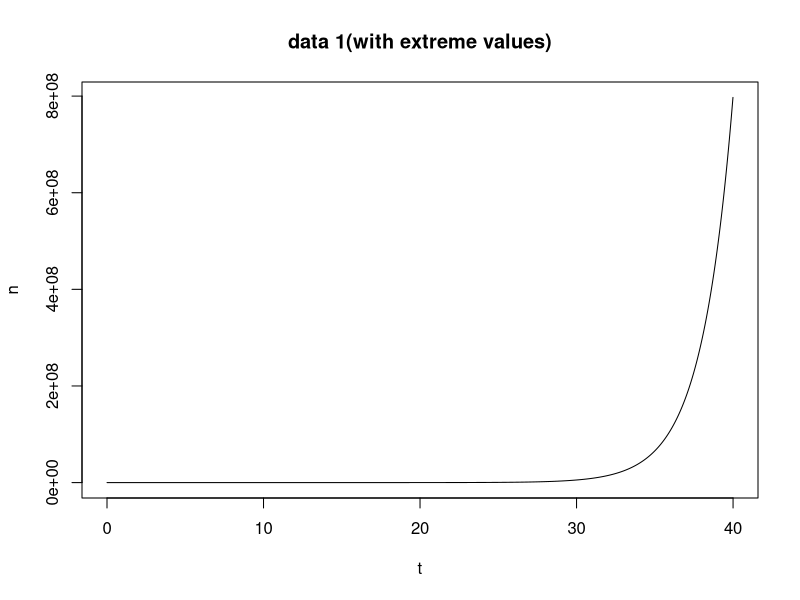
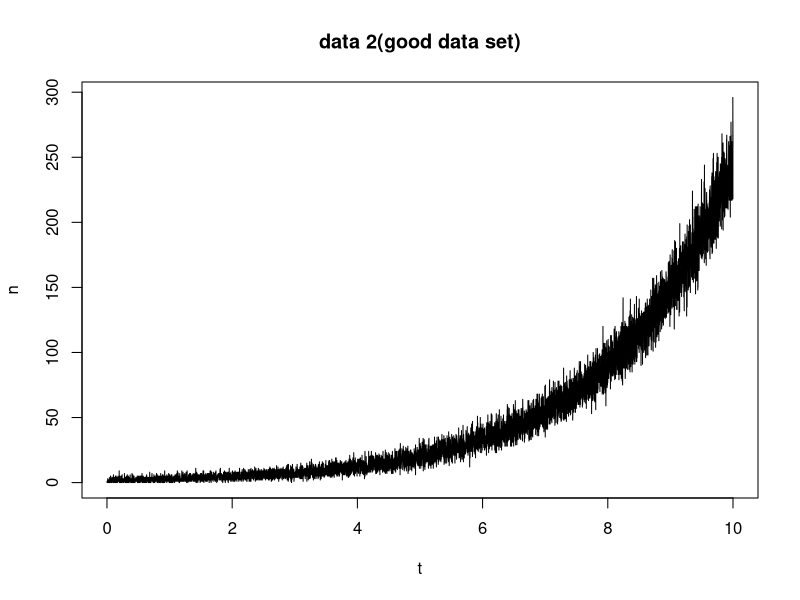

The R script that drew these images, in order:
## ---- chunk 1
knitr::opts_chunk$set(echo = TRUE)
## ---- chunk 2
# function to compute -log likelihood, -score and information.
# b=parameters, t=times, n=the number of decays
lik_score_info <- function(b,t,n) {
  lambda <- exp(b[1]+b[2]*t)
  l <- -sum((b[1]+b[2]*t)*n-lambda) #-log(factorial(n))
  s <- -c(sum(n-lambda),sum(t*(n-lambda)))
  v <- matrix(c(sum(lambda),sum(lambda*t),0,sum(lambda*t*t)),2,2)
  v[1,2] <- v[2,1]
  list(neg.loglik=l,neg.score=s,inf=v)
}

# finding MLE with newton-raphson method
mle_nr <- function(b0, no_iter, t, n, debug=FALSE)
{
  result_nr <- matrix(0,no_iter+1, 3)
  colnames(result_nr) <- c('a','b','neg_loglike')
  result_nr[1,] <- c(b0, 0)
  for( i in 1:no_iter + 1)
  {
    q <- lik_score_info(result_nr[i-1,1:2],t,n)
    result_nr[i,1:2] <- result_nr[i-1,1:2] - solve(q$inf,q$neg.score)
    result_nr[i-1,3] <- q$neg.loglik
    if(debug) print(result_nr[i-1,])
  }
  result_nr[-(no_iter+1),]
}
## ---- chunk 3
# generate a data set
# b=parameters; m=the number of data points
# gen_data1 generating data with very big values for n
# converge to something other than global maximum
gen_data1 <- function(b,m)
{
  t <- sort(runif(m,0,40))  
  lambda <- exp(b[1]+b[2]*t)
  n <- rpois(m,lambda)
  plot (t, n, type = "l", main = "data 1(with extreme values)")
  list(t=t,n=n)
}

# take a=0.5, b=0.5 for example
data1 <- gen_data1(c(0.5,0.5),10000)
# using self-programmed newton method using data1
# converge to something other than global maximum
mle1 <- mle_nr( c(1,1), 15, data1$t, data1$n)
mle1 

# gen_data2 generating data with reasonable values for n
# converge to global maximum
gen_data2 <- function(b,m)
{
  t <- sort(runif(m,0,10))  
  lambda <- exp(b[1]+b[2]*t)
  n <- rpois(m,lambda)
  plot (t, n, type = "l", main = "data 2(good data set)")
  list(t=t,n=n)
}

data2 <- gen_data2(c(0.5,0.5),10000)
# using self-programmed newton method using data2
# converge to global maximum
mle2 <- mle_nr( c(1,1), 15, data2$t, data2$n)
mle2 
## ---- chunk 4
obs.inf <- lik_score_info(mle2[15,1:2], data2$t, data2$n)$inf
cov.matrix <- solve(obs.inf); cov.matrix
## standard errors for a and b
se <- sqrt(diag(cov.matrix)); se
## ---- chunk 5
# use R built-in function nlm to find MLE
# drop constant 
neg_loglike <- function(b,t,n)
{
  lambda <- exp(b[1]+b[2]*t)
  -sum((b[1]+b[2]*t)*n-lambda)
}

# using data1, good initial values converges to global maximum 
nlm (neg_loglike, c(0.45, 0.55) , t = data1$t, n = data1$n, hessian = T)
# using data1, bad initial values causing problem
nlm (neg_loglike, c(1, 1) , t = data1$t, n = data1$n, hessian = T)

# using data2, good initial values converges to global maximum
nlm (neg_loglike, c(0.2, 0.8) , t = data2$t, n = data2$n, hessian = T) -> mle_nlm; mle_nlm
# using data2, bad initial values causing problem
nlm (neg_loglike, c(1, 2) , t = data2$t, n = data2$n, hessian = T)

# find MLE standard errors using hessian of negative log likelihood from nlm
se.nlm <- sqrt (diag (solve(mle_nlm$hessian)))
# compare MLE and standard errors based on N-R function and built in function nlm
# se.nlm and se(based on observed information)
compare1 <- data.frame(rbind(mle2[15,1:2],mle_nlm$estimate,se,se.nlm),
                row.names = c("mle_nr","mle_nlm","se_nr","se_nlm"))
colnames(compare1) <- c("a","b")
compare1
## ---- chunk 6
library(truncnorm)
loglike <- function(mu,sigma,y)
{
  sum(log(pnorm((y+1-mu)/sigma) - pnorm((y-mu)/sigma)))
}
# The function below finds the maximum likelihood estimate for mu, sigma given
# the data, using the EM algorithm started from the specified guess at mu0 and 
# sigma (default being the mean and standard deviation of y), run for the
# specified number of iterations (default 15).  The log likelihood is printed 
# at each iteration.  It should never decrease.
# Z is missed data
# y is observed integer part of Z
# m is the number of sample size from truncnorm
EM.truncnorm <- function (m, y, mu0=mean(y), sigma0=sqrt(var(y)), iterations=15)
{
  # Set initial guess, and print it and its log likelihood.
  n <- length(y)
  mu <- mu0
  sigma <- sigma0
  cat (0, mu, sigma, loglike(mu,sigma,y), "\n")
  
  # Do EM iterations.
  for (i in 1:iterations)
  {
    # The E step: For this model, draw samples from a truncated normal distribution 
    # to approximate the expectation of Z and Z^2, denoted by EZ and EZ2 respectively
    EZ <- rep(0,n) 
    for (j in 1:n) {
      EZ[j] <- mean(rtruncnorm(m, a=y[j], b=y[j]+1, mean = mu, sd = sigma))
      sum.EZ <- sum(EZ)
    }
    
    EZ2 <- rep(0,n) 
    for (j in 1:n) {
      EZ2[j] <- mean(rtruncnorm(m, a=y[j], b=y[j]+1, mean = mu, sd = sigma)^2)
      sum.EZ2 <- sum(EZ2)
    }
    
    # The M step: Find the mu and sigma that maximizes the log likelihood
    # with unobserved data filled in according to the distribution found in
    # the E step.
    mu <- sum.EZ/n
    sigma <- sqrt((sum.EZ2 - 2*mu*sum.EZ + n*mu^2)/(n)) 
    
    # Print the new guess and its log likelihood.
    cat (i, mu, sigma, loglike(mu,sigma,y), "\n")
  }
  
  # Return the values for mu and sigma from the final EM iteration.
  list(mu=mu, sigma=sigma)
}
## ---- chunk 7
#data set 1
Z1 <- rnorm(100,0,2)
y1 <- floor(Z1)
EM1 <- EM.truncnorm(m=100, y1);EM1
#data set 2
Z2 <- rnorm(100,0,2)
y2 <- floor(Z2)
EM2 <- EM.truncnorm(m=1000, y2);EM2
#data set 3
Z3 <- rnorm(1000,0,2)
y3 <- floor(Z3)
EM3 <- EM.truncnorm(m=100, y3);EM3
#data set 4
Z4 <- rnorm(5000,6,4)
y4 <- floor(Z4)
EM4 <- EM.truncnorm(m=1000, y4);EM4
#data set 5
Z5 <- rnorm(10000,-5,5)
y5 <- floor(Z5)
EM5 <- EM.truncnorm(m=1000, y5);EM5
## ---- chunk 8
##use R built-in function nlm to find MLE
neg_loglike <- function(b,y)
{
  -sum(log(pnorm((y+1-b[1])/b[2]) - pnorm((y-b[1])/b[2])))
}

EM_nlm1 <- nlm (neg_loglike, c(mean(y1), sqrt(var(y1))) , y1, hessian = T)
EM_nlm2 <- nlm (neg_loglike, c(mean(y2), sqrt(var(y2))) , y2, hessian = T)
EM_nlm3 <- nlm (neg_loglike, c(mean(y3), sqrt(var(y3))) , y3, hessian = T)
EM_nlm4 <- nlm (neg_loglike, c(mean(y4), sqrt(var(y4))) , y4, hessian = T)
EM_nlm5 <- nlm (neg_loglike, c(mean(y5), sqrt(var(y5))) , y5, hessian = T)

# compare estimates based on function EM.truncnorm and built-in function nlm
r1 <- c(0,2,unlist(EM1),EM_nlm1$estimate); r2 <- c(0,2,unlist(EM2),EM_nlm2$estimate)
r3 <- c(0,2,unlist(EM3),EM_nlm3$estimate); r4 <- c(6,4,unlist(EM4),EM_nlm4$estimate)
r5 <- c(-5,5,unlist(EM5),EM_nlm5$estimate)
compare2 <- data.frame(rbind(r1,r2,r3,r4,r5),
                row.names = c("data1","data2","data3","data4","data5"))
colnames(compare2) <- c("mu_true","sigma_true","mu_EM","sigma_EM","mu_nlm","sigma_nlm")
format(compare2, digits=5) 
